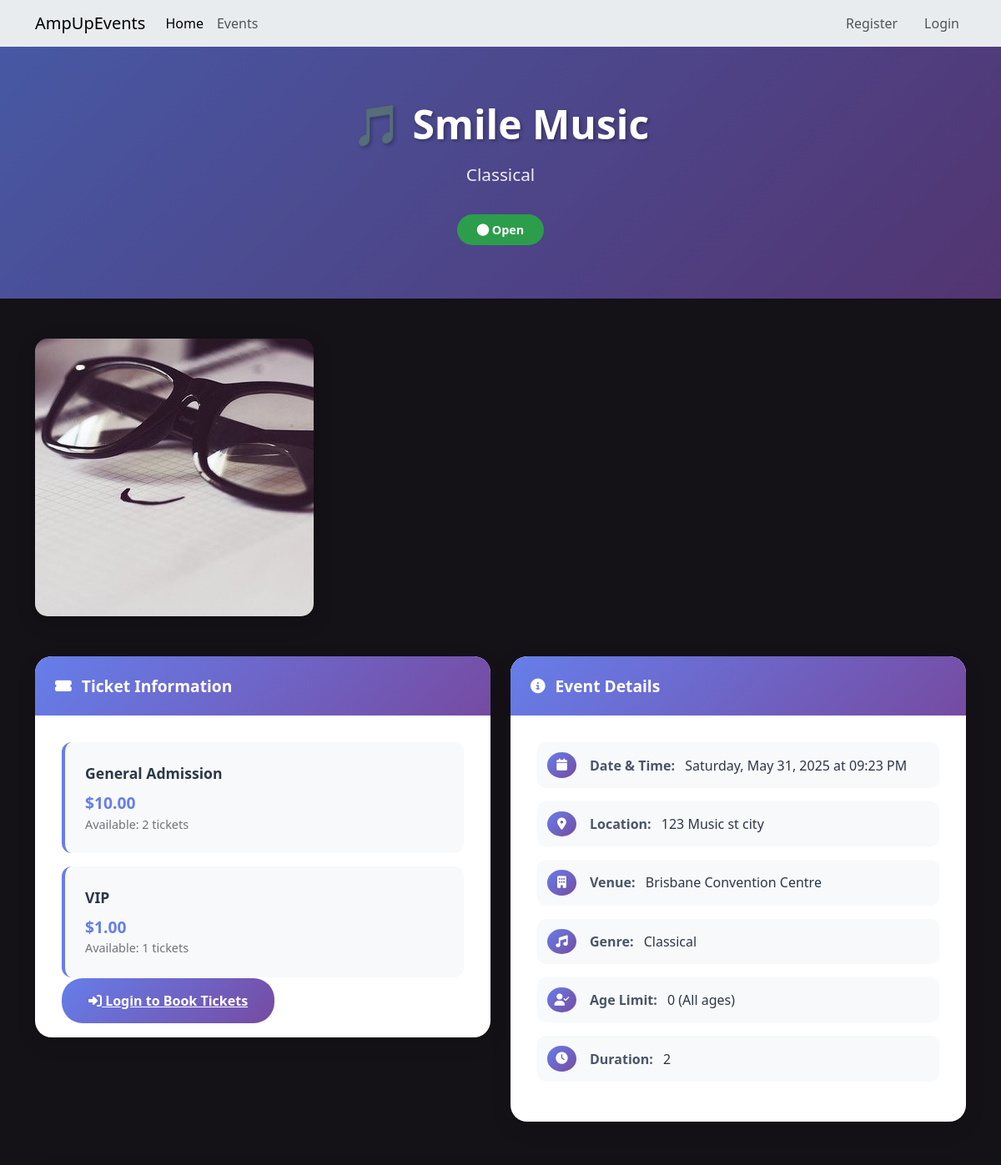
The page /events/3 (upper part) on the database as committed earlier.
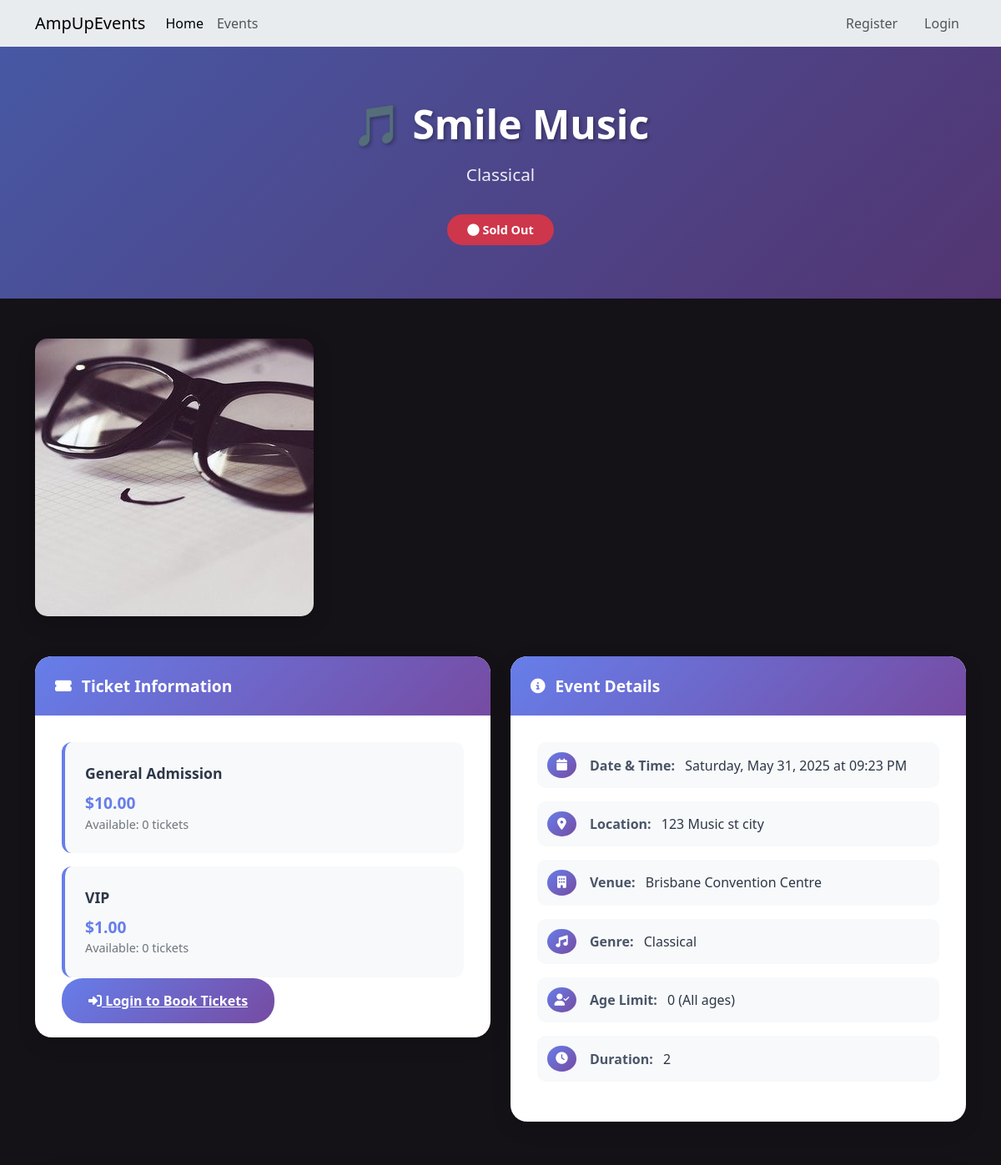
The same page on the database as committed later.
### website/models.py (models this page shows, shortened)
class Event(db.Model):
    __tablename__ = 'events'
    id = db.Column(db.Integer, primary_key=True)  # Unique identifier for the event
    name = db.Column(db.String(120), index=True, nullable=False)  # Event name
    description = db.Column(db.Text, nullable=True)  # Optional detailed description of the event
    image_filename = db.Column(db.String(255), nullable=True)  # Filename of the event's image
    start_datetime = db.Column(db.DateTime, nullable=False)  # Combined start date and time for the event
    location = db.Column(db.String(100), nullable=False)  # General location of the event
    venue = db.Column(db.String(100), nullable=True)  # Specific venue name, optional
    genre_id = db.Column(db.Integer, db.ForeignKey('genres.id'), nullable=False)  # Reference to Genre table
    artist_info = db.Column(db.Text, nullable=True) # Information about the artist(s)
    status = db.Column(db.String(20), default='Open', nullable=False)  # Current status of the event (e.g., Open, Cancelled)
    age_limit = db.Column(db.Integer, nullable=True)
    length = db.Column(db.String(50), nullable=True)
    policies = db.Column(db.Text, nullable=True)
    facebook = db.Column(db.String(255), nullable=True)
    instagram = db.Column(db.String(255), nullable=True)
    twitter = db.Column(db.String(255), nullable=True)
    created_at = db.Column(db.DateTime, default=datetime.now)
    updated_at = db.Column(db.DateTime, default=datetime.now, onupdate=datetime.now)
    created_by = db.Column(db.Integer, db.ForeignKey('users.id'), nullable=False)
    ticket_types = db.relationship('ticket_type', backref='event', lazy='dynamic', cascade="all, delete-orphan") # cascade="all, delete-orphan": https://docs.sqlalchemy.org/en/20/orm/cascades.html
    comments = db.relationship('Comment', backref='event', lazy='dynamic', cascade="all, delete-orphan")
    bookings = db.relationship('Booking', backref='event', lazy='dynamic', cascade="all, delete-orphan")
    @property
    def current_status(self):
        if self.status == 'Cancelled':
            return 'Cancelled'
        if self.status == 'Completed':
            return 'Completed'
        if self.start_datetime and self.start_datetime < datetime.now():
            return 'Inactive'
        if self.ticket_types:
            total_available = sum(ticket.quantity_available for ticket in self.ticket_types)
            if total_available == 0:
                return 'Sold Out'
        return 'Open'

class ticket_type(db.Model):
    __tablename__ = 'ticket_type'
    id = db.Column(db.Integer, primary_key=True)  # Unique identifier for the ticket type
    event_id = db.Column(db.Integer, db.ForeignKey('events.id'), nullable=False)  # Foreign key linking to the Event
    type_name = db.Column(db.String(100), nullable=False)  # Name of the ticket type (e.g., General, VIP)
    description = db.Column(db.Text, nullable=True) # Optional description for this ticket type
    price = db.Column(db.Float, nullable=False)  # Price of the ticket
    quantity_available = db.Column(db.Integer, nullable=False)  # Number of tickets available for this type
    created_at = db.Column(db.DateTime, default=datetime.now)  # Creation timestamp
    updated_at = db.Column(db.DateTime, default=datetime.now, onupdate=datetime.now)  # Last update timestam

### website/events.py (the view)
@eventbp.route('/<int:id>')
def details(id):
    event = db.session.query(Event).filter_by(id=id).first_or_404()
    cform = CommentForm()
    comments = event.comments.order_by(Comment.created_at.desc()).all() # order the comments by the date they were created
    return render_template('events/eventDetails.html', event=event, form=cform, comments=comments)

### website/templates/events/eventDetails.html (shortened to what the changed rows need)
{% extends 'base.html' %}
{% from "bootstrap5/form.html" import render_form %}
{% block head %}
<link rel="stylesheet" href="{{ url_for('static', filename='style/eventDetails.css') }}">
{% endblock %}
{% block content %}
{% if event %}
<div class="event-hero">
    <div class="hero-overlay"></div>
    <div class="container hero-content">
        <div class="text-center">
            <h1 class="hero-title">🎵 {{ event.name | default('Event Name Not Available') }}</h1>
            <p class="hero-subtitle">{{ event.genre_info.name if event.genre_info else 'Music Event' }}</p>
            <div class="status-badge status-{{ event.current_status.lower().replace(' ', '-') if event.current_status else 'open' }}">
                <i class="fas fa-circle"></i> {{ event.current_status | default('Open') }}
            </div>
        </div>
    </div>
</div>
<div class="container">
    <div class="event-image-section">
        <div class="col-md-5">
            <div class="image-container">
                {% if event.image_filename %}
                    {% if event.image_filename.startswith('http') %}
                        <img src="{{ event.image_filename }}"
                             alt="{{ event.name }} Image" class="img-fluid event-image">
                    {% else %}
                        <img src="{{ url_for('static', filename=event.image_filename) }}"
                             alt="{{ event.name }} Image" class="img-fluid event-image">
                    {% endif %}
                {% else %}
                    <img src="{{ url_for('static', filename='img/grey.jpg') }}"
                         alt="No Image Available" class="img-fluid event-image">
                {% endif %}
            </div>
        </div>
    </div>
    <div class="row">
        <div class="col-lg-6 mb-4">
            <div class="content-card">
                <div class="content-card-header">
                    <h5><i class="fas fa-ticket-alt"></i> Ticket Information</h5>
                </div>
                <div class="content-card-body">
                    {% if event.ticket_types.all() %}
                        <ul class="ticket-list">
                            {% for ticket in event.ticket_types %}
                                <li class="ticket-item">
                                    <div class="ticket-type">{{ ticket.type_name }}</div>
                                    <div class="ticket-price">${{ "%.2f"|format(ticket.price) }}</div>
                                    <div class="ticket-availability">Available: {{ ticket.quantity_available }} tickets</div>
                                </li>
                            {% endfor %}
                        </ul>
                    {% else %}
                        <div class="text-center py-3">
                            <i class="fas fa-ticket-alt fa-3x text-muted mb-3"></i>
                            <p>Ticket information not yet available or this event might be free.</p>
                        </div>
                        {% endif %}
                        {% if current_user.is_authenticated %}
                            {% if event.current_status == 'Open' and event.ticket_types.all() %}
                            <a href="{{ url_for('event.book_tickets', id=event.id) }}" class="btn-book-tickets">
                                <i class="fas fa-shopping-cart"></i> Book Tickets</a>
                                {% else %}
                                <button class="btn-book-tickets" disabled style="opacity: 0.6; cursor: not-allowed;">
                                    <i class="fas fa-ban"></i>
                                    {% if event.current_status == 'Sold Out' %}Sold Out
                                    {% elif event.current_status == 'Cancelled' %}Event Cancelled
                                    {% elif event.current_status == 'Completed' %}Event Completed
                                    {% elif event.current_status == 'Inactive' %}Event Expired
                                    {% else %}Not Available
                                    {% endif %}
                                </button>
                                {% endif %}
                        {% else %}
                        <a href="{{ url_for('auth.login', next=request.url) }}" class="btn-book-tickets">
                            <i class="fas fa-sign-in-alt"></i> Login to Book Tickets
                        </a>
                        {% endif %}
                </div>
            </div>
        </div>
        <div class="col-lg-6 mb-4">
            <div class="content-card">
                <div class="content-card-header">
                    <h5><i class="fas fa-info-circle"></i> Event Details</h5>
                </div>
                <div class="content-card-body">
                    <div class="detail-item">
                        <div class="detail-icon">
                            <i class="fas fa-calendar"></i>
                        </div>
                        <div>
                            <span class="detail-label">Date & Time:</span>
                            <span class="detail-value">
                                {{ event.start_datetime.strftime('%A, %B %d, %Y at %I:%M %p') if event.start_datetime else 'N/A' }}
                            </span>
                        </div>
                    </div>
                    <div class="detail-item">
                        <div class="detail-icon">
                            <i class="fas fa-map-marker-alt"></i>
                        </div>
                        <div>
                            <span class="detail-label">Location:</span>
                            <span class="detail-value">{{ event.location | default('N/A') }}</span>
                        </div>
                    </div>
                    {% if event.venue %}
                        <div class="detail-item">
                            <div class="detail-icon">
                                <i class="fas fa-building"></i>
                            </div>
                            <div>
                                <span class="detail-label">Venue:</span>
                                <span class="detail-value">{{ event.venue }}</span>
                            </div>
                        </div>
                    {% endif %}
                                            {% if event.genre_info %}
                        <div class="detail-item">
                            <div class="detail-icon">
                                <i class="fas fa-music"></i>
                            </div>
                            <div>
                                <span class="detail-label">Genre:</span>
                                <span class="detail-value">{{ event.genre_info.name }}</span>
                            </div>
                        </div>
                        {% endif %}
                    {% if event.age_limit is not none %}
                        <div class="detail-item">
                            <div class="detail-icon">
                                <i class="fas fa-user-check"></i>
                            </div>
                            <div>
                                <span class="detail-label">Age Limit:</span>
                                <span class="detail-value">{{ event.age_limit }}{{ '+' if event.age_limit > 0 else ' (All ages)' }}</span>
                            </div>
                        </div>
                    {% endif %}
                    {% if event.length %}
                        <div class="detail-item">
                            <div class="detail-icon">
                                <i class="fas fa-clock"></i>
                            </div>
                            <div>
                                <span class="detail-label">Duration:</span>
                                <span class="detail-value">{{ event.length }}</span>
                            </div>
                        </div>
                    {% endif %}
                </div>
            </div>
        </div>
    </div>
</div>
{% endif %}
{% endblock %}

Rows that differ between the two databases and show on the page:
changed through a linked row, Event "Smile Music": current_status "Open" → "Sold Out"
changed ticket_type "General Admission": quantity_available "2" → "0"
changed ticket_type "VIP": quantity_available "1" → "0"
